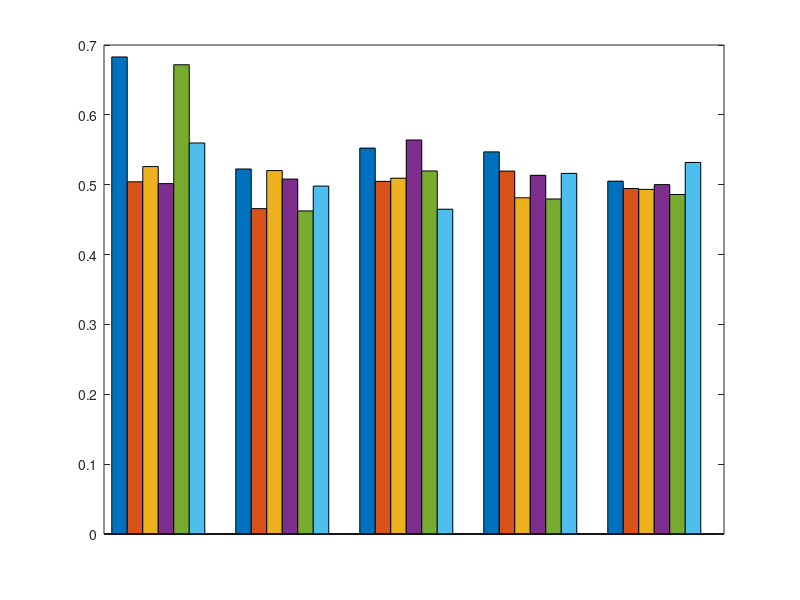

Here is the MATLAB script that generated this plot: (Note: this script raises an error after producing the figure.)
%%% Plotting results for benchmarking on DREAM3 / DREAM4 %%%

clear

% chooose between DREAM3 or DREAM4 result
load('./DREAM4_result/knockdowns.mat')
% load('./DREAM3_results/dream3_ko.mat')

infMethods = ["BCS" "LSCON" "lasso" "svmc" "Zscore" "GENIE3"]; 

auroc_mat = [test_result.auroc_bcs' test_result.auroc_baseline ];
f1_mat = [test_result.f1_bcs' test_result.f1_baseline ];
aupr_mat = [test_result.aupr_bcs' test_result.aupr_baseline ];

x = 1:8:35;
xtick_num = x;

for i=0:5
    if i ~= 0
        xtick_num = [xtick_num x+i];
    end
    bar(x+i, auroc_mat(:, i+1), 'BarWidth', 0.125)% 'FaceColor', colors(i+1))
    hold on
end

set(gca, 'XTick', []);
set(gca, 'XTickLabel', []);

legend(["BiGSM" "LSCON" "LASSO" "SVM" "Zscore" "GENIE3"], FontSize=15)

network = ["Ecoli1" "Ecoli2" "Yeast1" "Yeast2" "Yeast3"];
% network = ["Net1" "Net2" "Net3" "Net4" "Net5"];
for j=1:5
    text(8*j-6, -0.03, network(j), FontSize=18)
end


figure_width = 1500;  % Specify the width in pixels
figure_height = 800; % Specify the height in pixels
set(gcf, 'Position', [100, 100, figure_width, figure_height]);
ax = gca; % Get current axis
set(ax.YAxis, 'FontSize', 18);
ylabel(" AUROC ", FontSize=18)

% specify saving path
% saveas(gcf, './DREAM3_results/knockout.png')
